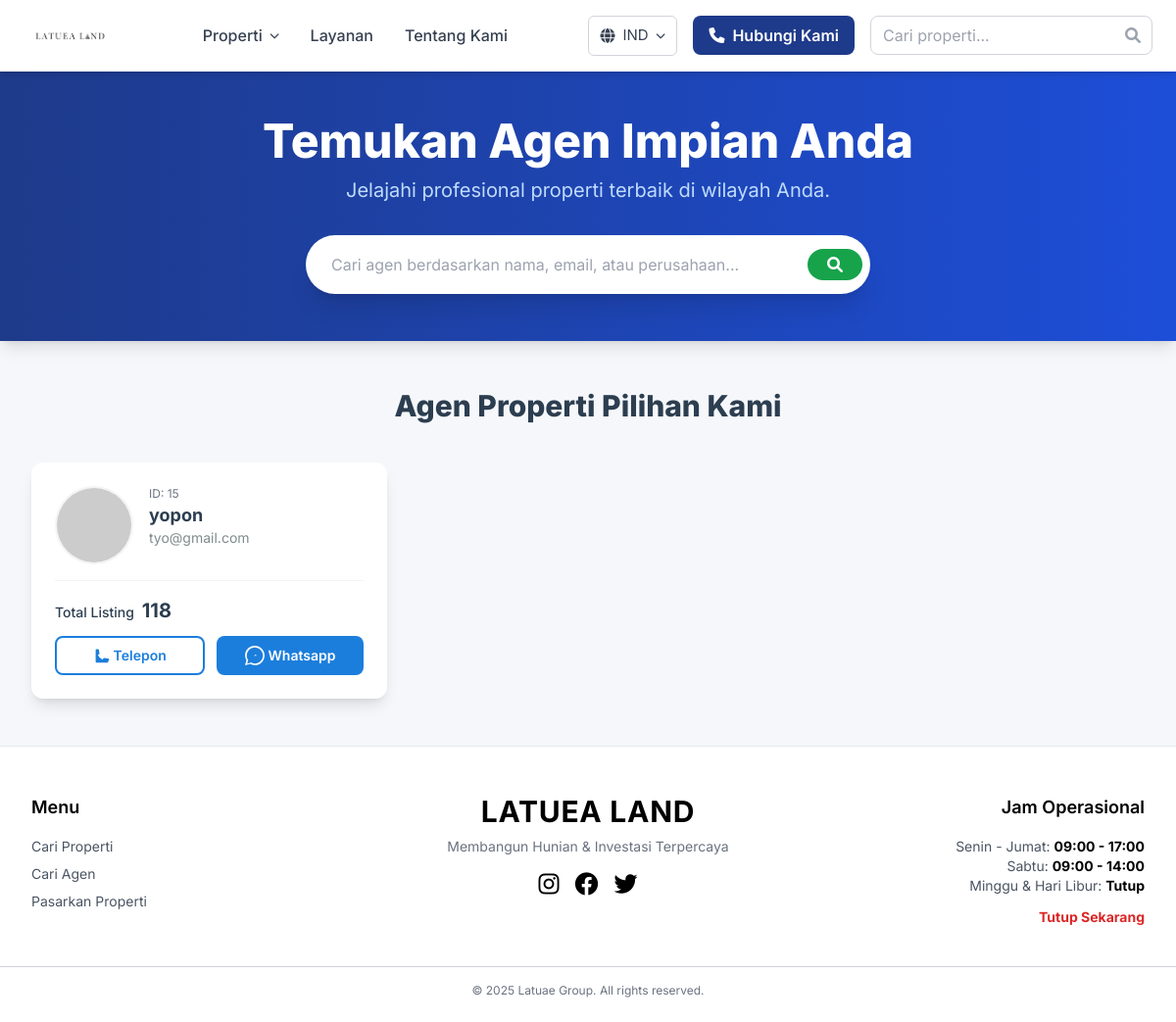
Screenshot of /pages/agen.php with the database file from the repository.
### tables this page shows
CREATE TABLE `agents` (
  `id` int(11) NOT NULL,
  `name` varchar(255) NOT NULL,
  `company` varchar(100) DEFAULT NULL,
  `rating` decimal(3,1) DEFAULT 4.5,
  `total_deals` int(11) DEFAULT 0,
  `phone_number` varchar(50) NOT NULL,
  `email` varchar(255) DEFAULT NULL,
  `photo_path` varchar(255) DEFAULT NULL,
  `created_at` timestamp NOT NULL DEFAULT current_timestamp()
);

### pages/agen.php (the view, shortened to what this page needs)
<?php
require __DIR__ . '/../includes/db_connect.php';
require __DIR__ . '/../includes/header.php';
$agents = [];
try {
    $stmt_agents = $pdo->query("SELECT * FROM agents ORDER BY name ASC");
    $agents = $stmt_agents->fetchAll(PDO::FETCH_ASSOC);
    foreach ($agents as $key => $agent) {
        $agents[$key]['total_deals'] = rand(10, 180);
    }
} catch (PDOException $e) {
    $agents = [];
    error_log("Error fetching agents: " . $e->getMessage());
    echo "<div class='container mx-auto px-4 py-6'><p class='text-red-600'>Terjadi kesalahan saat mengambil data agen.</p></div>";
}
?>
<!DOCTYPE html>
<html lang="id">
<head>
    <script src="https://cdn.tailwindcss.com"></script>
    <link rel="stylesheet" href="https://cdnjs.cloudflare.com/ajax/libs/font-awesome/6.0.0-beta3/css/all.min.css">
</head>
<body class="text-gray-800">
<header class="bg-gradient-to-r from-blue-900 to-blue-700 text-white py-12 px-5 shadow-lg">
    <div class="max-w-7xl mx-auto px-4 sm:px-6 text-center">
        <h1 class="text-4xl sm:text-5xl font-extrabold mb-3 animate-fadeInUp">Temukan Agen Impian Anda</h1>
        <p class="text-lg sm:text-xl text-blue-200 mb-8 animate-fadeInUp" style="animation-delay: 0.2s;">Jelajahi profesional properti terbaik di wilayah Anda.</p>
        <div class="relative w-full max-w-xl mx-auto animate-fadeInUp" style="animation-delay: 0.4s;">
            <input type="text" placeholder="Cari agen berdasarkan nama, email, atau perusahaan..." id="agent-search"
                   class="w-full px-6 py-4 rounded-full border-2 border-transparent focus:outline-none focus:ring-4 focus:ring-blue-600 focus:border-blue-700 transition-all duration-300 shadow-xl text-gray-800">
            <button id="search-button" class="absolute right-2 top-1/2 -translate-y-1/2 px-5 py-2 rounded-full bg-green-600 text-white font-semibold hover:bg-green-700 transition-colors">
                <i class="fa-solid fa-magnifying-glass"></i>
            </button>
        </div>
    </div>
</header>
<main class="max-w-7xl mx-auto py-12 px-4 sm:px-6 lg:px-8">
    <h1 class="text-3xl font-extrabold text-text-primary mb-8 sm:mb-10 text-center">Agen Properti Pilihan Kami</h1>
    <div id="agent-container" class="grid grid-cols-1 md:grid-cols-2 lg:grid-cols-3 gap-6">
        <?php if (!empty($agents)): ?>
            <?php foreach ($agents as $agent): ?>
                <div class="agent-card bg-white p-6 rounded-xl shadow-lg hover:shadow-xl transition-shadow duration-300 cursor-pointer" data-agent='<?php echo htmlspecialchars(json_encode($agent), ENT_QUOTES, 'UTF-8'); ?>'>
                    <div class="flex items-start mb-4">
                        <div class="flex-shrink-0 mr-4">
                            <?php
                            $photo_url = "https://placehold.co/80x80/2c3e50/ffffff?font=Inter&text=N/A";
                            ?>
                            <img src="<?php echo $photo_url; ?>" alt="Foto profil <?php echo htmlspecialchars($agent['name']); ?>" class="w-20 h-20 rounded-full object-cover border-2 border-gray-100">
                        </div>
                        <div class="flex-grow">
                            <p class="text-xs text-gray-500 mb-0.5">ID: <?php echo htmlspecialchars($agent['id'] ?? 'N/A'); ?></p>
                            <h2 class="text-text-primary text-lg font-bold truncate leading-snug"><?php echo htmlspecialchars($agent['name']); ?></h2>
                            <p class="text-text-secondary text-sm truncate"><?php echo htmlspecialchars($agent['email'] ?? 'Email tidak tersedia'); ?></p>
                        </div>
                    </div>
                    <div class="border-t border-gray-100 pt-4 mt-4">
                        <p class="text-sm font-medium text-text-primary mb-3">Total Listing <span class="font-bold ml-1 text-xl"><?php echo htmlspecialchars($agent['total_deals'] ?? '0'); ?></span></p>
                        <div class="flex space-x-3">
                            <a href="tel:<?php echo preg_replace('/[^0-9]/', '', $agent['phone_number'] ?? ''); ?>"
                               class="action-button flex-1 flex items-center justify-center px-4 py-2 text-sm font-semibold rounded-lg border-2 border-primary-outline text-primary-outline hover:bg-primary-outline hover:text-white transition duration-200"
                               aria-label="Telepon <?php echo htmlspecialchars($agent['name']); ?>">
                                <svg xmlns="http://www.w3.org/2000/svg" class="h-4 w-4 mr-1" viewBox="0 0 20 20" fill="currentColor"><path d="M2 3a1 1 0 011-1h2.153a1 1 0 01.986.836l.74 4.435a1 1 0 01-.54 1.06l-1.548.773a11.037 11.037 0 006.105 6.105l.772-1.549a1 1 0 011.06-.54l4.435.74A1 1 0 0118 16.847V18a1 1 0 01-1 1H3a1 1 0 01-1-1V3z" /></svg>
                                Telepon
                            </a>
                            <a href="https://wa.me/<?php echo preg_replace('/[^0-9]/', '', $agent['phone_number'] ?? ''); ?>" target="_blank"
                               class="action-button flex-1 flex items-center justify-center px-4 py-2 text-sm font-semibold rounded-lg bg-primary-blue text-white hover:bg-blue-700 transition duration-200"
                               aria-label="Whatsapp <?php echo htmlspecialchars($agent['name']); ?>">
                                Whatsapp
                            </a>
                        </div>
                    </div>
                </div>
            <?php endforeach; ?>
        <?php endif; ?>
    </div>
</main>
<?php include '../includes/footer.php'; ?>
</body>
</html>

### pages/agen.php (style rules this page uses)
body { font-family: 'Inter', sans-serif; background-color: #f5f7fa; }
.animate-fadeInUp { animation: fadeInUp 0.8s ease-out forwards; }

### rows the page displays
agents: id "15", name "yopon", email "tyo@gmail.com", total_deals "118"
